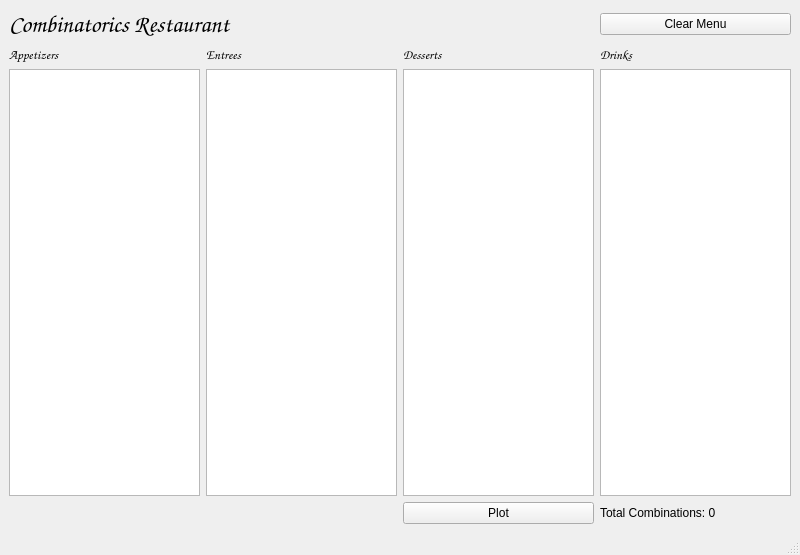
<?xml version="1.0" encoding="UTF-8"?>
<ui version="4.0">
 <class>MainWindow</class>
 <widget class="QMainWindow" name="MainWindow">
  <property name="geometry">
   <rect>
    <x>0</x>
    <y>0</y>
    <width>800</width>
    <height>555</height>
   </rect>
  </property>
  <property name="windowTitle">
   <string>MainWindow</string>
  </property>
  <widget class="QWidget" name="centralwidget">
   <layout class="QGridLayout" name="gridLayout_2">
    <item row="2" column="2">
     <widget class="QTextEdit" name="DessBox">
      <property name="font">
       <font>
        <pointsize>12</pointsize>
       </font>
      </property>
     </widget>
    </item>
    <item row="1" column="1">
     <widget class="QLabel" name="Entrees">
      <property name="font">
       <font>
        <family>Comic Sans MS</family>
        <pointsize>10</pointsize>
       </font>
      </property>
      <property name="text">
       <string>Entrees</string>
      </property>
     </widget>
    </item>
    <item row="2" column="1">
     <widget class="QTextEdit" name="EntrBox">
      <property name="font">
       <font>
        <pointsize>12</pointsize>
       </font>
      </property>
     </widget>
    </item>
    <item row="1" column="0">
     <widget class="QLabel" name="Appetizers">
      <property name="font">
       <font>
        <family>Comic Sans MS</family>
        <pointsize>10</pointsize>
       </font>
      </property>
      <property name="text">
       <string>Appetizers</string>
      </property>
     </widget>
    </item>
    <item row="0" column="3">
     <widget class="QPushButton" name="pushButton">
      <property name="text">
       <string>Clear Menu</string>
      </property>
     </widget>
    </item>
    <item row="1" column="2">
     <widget class="QLabel" name="Desserts">
      <property name="font">
       <font>
        <family>Comic Sans MS</family>
        <pointsize>10</pointsize>
       </font>
      </property>
      <property name="text">
       <string>Desserts</string>
      </property>
     </widget>
    </item>
    <item row="1" column="3">
     <widget class="QLabel" name="Drinks">
      <property name="font">
       <font>
        <family>Comic Sans MS</family>
        <pointsize>10</pointsize>
       </font>
      </property>
      <property name="text">
       <string>Drinks</string>
      </property>
     </widget>
    </item>
    <item row="2" column="3">
     <widget class="QTextEdit" name="DrinBox">
      <property name="font">
       <font>
        <pointsize>12</pointsize>
       </font>
      </property>
     </widget>
    </item>
    <item row="2" column="0">
     <widget class="QTextEdit" name="AppeBox">
      <property name="font">
       <font>
        <pointsize>12</pointsize>
       </font>
      </property>
     </widget>
    </item>
    <item row="3" column="3">
     <widget class="QLabel" name="label">
      <property name="text">
       <string>Total Combinations: 0</string>
      </property>
     </widget>
    </item>
    <item row="0" column="0" colspan="3">
     <widget class="QLabel" name="Combinatorics">
      <property name="font">
       <font>
        <family>Comic Sans MS</family>
        <pointsize>18</pointsize>
       </font>
      </property>
      <property name="text">
       <string>Combinatorics Restaurant</string>
      </property>
     </widget>
    </item>
    <item row="3" column="2">
     <widget class="QPushButton" name="pushButton_2">
      <property name="text">
       <string>Plot</string>
      </property>
     </widget>
    </item>
   </layout>
  </widget>
  <widget class="QMenuBar" name="menubar">
   <property name="geometry">
    <rect>
     <x>0</x>
     <y>0</y>
     <width>800</width>
     <height>26</height>
    </rect>
   </property>
  </widget>
  <widget class="QStatusBar" name="statusbar"/>
 </widget>
 <resources/>
 <connections/>
</ui>
